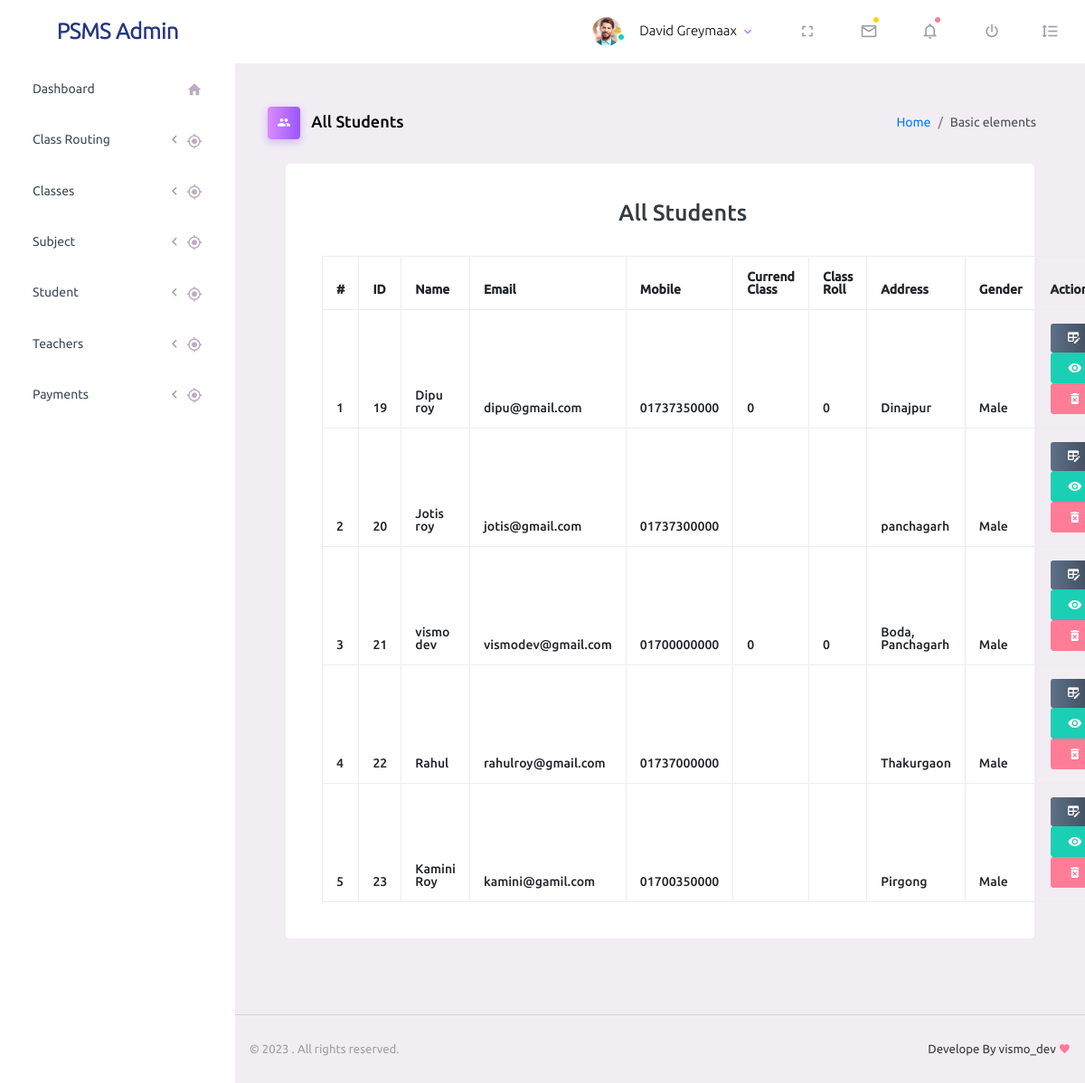
Page /student_all.php (signed in) on the committed database.
### tables this page shows
CREATE TABLE `students` (
  `id` int(11) NOT NULL,
  `name` varchar(100) NOT NULL,
  `email` varchar(100) NOT NULL,
  `mobile` varchar(20) NOT NULL,
  `father_name` varchar(100) NOT NULL,
  `mother_name` varchar(100) NOT NULL,
  `address` varchar(200) DEFAULT NULL,
  `birthday` date DEFAULT NULL,
  `gender` varchar(50) DEFAULT NULL,
  `dt_password` varchar(200) NOT NULL,
  `roll` int(100) DEFAULT NULL,
  `currend_class` int(11) DEFAULT NULL,
  `registration_date` datetime DEFAULT NULL,
  `photo` varchar(250) DEFAULT NULL
);

### student_all.php (the view)
<?php require_once('header.php'); ?>
    <div class="page-header">
        <h3 class="page-title">
            <span class="page-title-icon bg-gradient-primary text-white mr-2">
            <i class="mdi mdi-account-multiple"></i>
            </span>
            All Students
        </h3>
        <nav aria-label="breadcrumb">
            <ol class="breadcrumb">
                <li class="breadcrumb-item"><a href="index.php">Home</a></li>
                <li class="breadcrumb-item active" aria-current="page">Basic elements</li>
            </ol>
        </nav>
    </div>
    <div class="col-md-12 grid-margin stretch-card">
        <div class="card">
            <div class="card-body">
            <div class="form-group row">
                <div class="col-sm-7 ml-auto">
                    <h3>All Students</h3>
                </div>
            </div>
                <table class="table table-bordered">
                    <thead>
                        <tr>
                            <th><b>#</b></th>
                            <th><b>ID</b></th>
                            <th><b>Name</b></th>
                            <th><b>Email</b></th>
                            <th><b>Mobile</b></th>
                            <th><b>Currend Class</b></th>
                            <th><b>Class Roll</b></th>
                            <th><b>Address</b></th>
                            <th><b>Gender</b></th>
                            <th><b>Action</b></th>
                        </tr>
                    </thead>
                    <thead>
                    <?php
                        $stm = $pdo->prepare("SELECT * FROM students");
                        $stm->execute();
                        $studentList = $stm->fetchAll(PDO::FETCH_ASSOC);
                        $i=1;
                        foreach($studentList as $student):
                    ?>
                        <tr>
                            <th><?php echo $i; $i++;?></th>
                            <th><?php echo $student['id'];?></th>
                            <th><?php echo $student['name'];?></th>
                            <th><?php echo $student['email'];?></th>
                            <th><?php echo $student['mobile'];?></th>
                            <th><?php echo $student['currend_class'];?></th>
                            <th><?php echo $student['roll'];?></th>
                            <th><?php echo $student['address'];?></th>
                            <th><?php echo $student['gender'];?></th>
                            <th>
                                <a href="student_edit.php?id=<?php echo $student['id'] ?>" class="btn btn-sm btn-gradient-dark"><i class="mdi mdi-table-edit"></i></a>
                                <a href="student_view.php?id=<?php echo $student['id'] ?>" class="btn btn-sm btn-success"><i class="mdi mdi-eye"></i></a>
                                <a onclick="return confirm('Are You Sure?');" href="student_delete.php?id=<?php echo $student['id'] ?>" class="btn btn-sm btn-danger"><i class="mdi mdi-delete-forever"></i></a>
                            </th>
                        </tr>
                    <?php endforeach;?>
                    </thead>
                </table>
            </div>
        </div>
    </div>
<?php require_once('footer.php'); ?>

### rows in the picture
students: id "19", name "Dipu roy", email "dipu@gmail.com", mobile "01737350000", currend_class "0", roll "0", address "Dinajpur", gender "Male"
students: id "20", name "Jotis roy", email "jotis@gmail.com", mobile "01737300000", address "panchagarh", gender "Male"
students: id "21", name "vismo dev", email "vismodev@gmail.com", mobile "01700000000", currend_class "0", roll "0", address "Boda, Panchagarh", gender "Male"
students: id "22", name "Rahul", email "rahulroy@gmail.com", mobile "01737000000", address "Thakurgaon", gender "Male"
students: id "23", name "Kamini Roy", email "kamini@gamil.com", mobile "01700350000", address "Pirgong", gender "Male"
